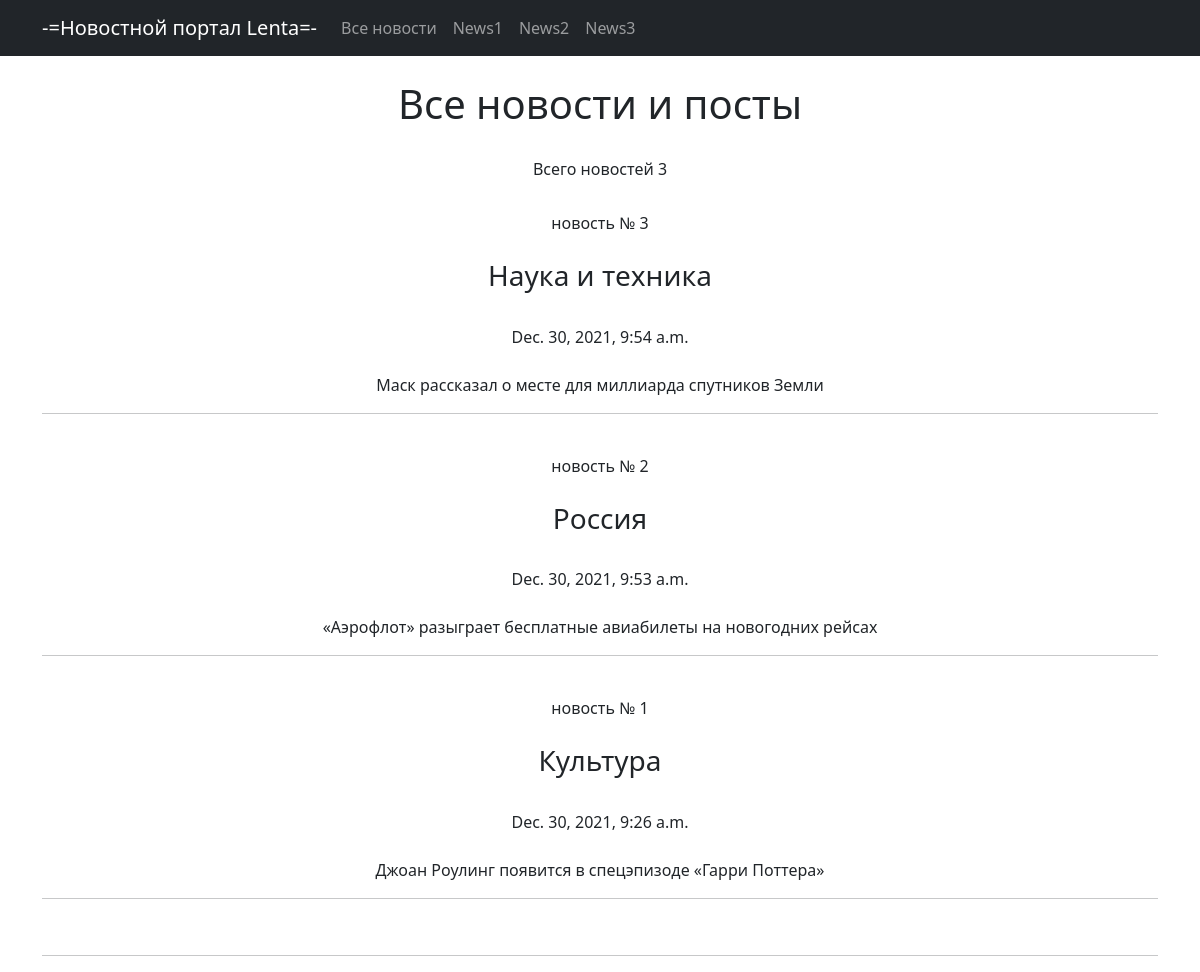
Page /news/ on the committed database.
### news/models.py (models this page shows, shortened)
class Post(models.Model):
    author = models.ForeignKey(Author, on_delete=models.CASCADE)
    NEWS = 'NW'
    ARTICLE = 'AR'
    CATEGORY_CHOICES = (
        (NEWS, 'Новость'),
        (ARTICLE, 'Статья'),
    )
    categoryType = models.CharField(max_length=2, choices=CATEGORY_CHOICES, default=ARTICLE)
    dateCreation = models.DateTimeField(auto_now_add=True)
    postCategory = models.ManyToManyField(Category, through='PostCategory')
    title = models.CharField(max_length=128)
    text = models.TextField()
    rating = models.SmallIntegerField(default=0)
    def __str__(self):
        return f'{self.title}'

### news/views.py (the view)
# urls.py: path('', PostsList.as_view()), # нужно представить этот класс в виде view. Для этого вызываем метод as_view
class PostsList(ListView):
    model = Post  # указываем модель, объекты которой мы будем выводить
    template_name = 'posts.html'  # указываем имя шаблона, в котором будет лежать HTML,
    context_object_name = 'posts'  # это имя списка, в котором будут лежать все объекты, его надо указать,
    queryset = Post.objects.order_by('-dateCreation')
    def get_context_data(self, **kwargs):
        context = super().get_context_data(**kwargs)
        context['time_now'] = datetime.utcnow()  # добавим переменную текущей даты time_now
        context['value1'] = "чувак зашел в кабинет" # добавим ещё одну пустую переменную, чтобы на её примере посмотреть работу
        return context

### news/templatetags/custom_filters.py (called while the page is built)
@register.filter(name='Censor')
def Censor(value, arg):
    value = value.replace("чувак", "ПАРЕНЬ")
    value = value.replace("шпора", "ШПАРГАЛКА")
    value = value.replace("офигенно", "ЗДОРОВО")
    return value

### news/templates/posts.html (shortened to what this page needs)
{% extends 'flatpages/default.html' %}
{% load custom_filters %}
{% block content %}
<br>
<h1>Все новости и посты</h1>
<br>
<h6>Всего новостей
{{ posts | length }}</h6>
{% if posts %}
{% for post in posts %}
<br>
новость №
{{ post.pk }}
<br>
<br>
<h3>{{ post }}</h3>
<br>
{{ post.dateCreation }}
<br>
<br>
{{ post.text | Censor:"" | truncatechars:150 }}
<br>
<hr>
{% endfor %}
{% else %}
<h3>Новостей нет!</h3>
{% endif %}
<br>
<hr>
{% endblock content %}

### news/templates/flatpages/default.html (shortened to what this page needs)
<!DOCTYPE html>
<html lang="en">
    <head>
        {% load static%}
        <link href="{% static 'css/styles.css' %}" rel="stylesheet" />
    </head>
    <body>
        <nav class="navbar navbar-expand-lg navbar-dark bg-dark static-top">
           <div class="container">
               <a class="navbar-brand" href="http://127.0.0.1:8000/news/">-=Новостной портал Lenta=-</a>
               <div class="collapse navbar-collapse" id="navbarResponsive">
                   <ul class="navbar-nav ml-auto">
                       <li class="nav-item active">
                       <li class="nav-item">
                           <a class="nav-link" href="http://127.0.0.1:8000/news">Все новости</a>
                       </li>
                        <li class="nav-item">
                           <a class="nav-link" href="http://127.0.0.1:8000/news/1">News1</a>
                       </li>
                        <li class="nav-item">
                           <a class="nav-link" href="http://127.0.0.1:8000/news/2">News2</a>
                       </li>
                        <li class="nav-item">
                           <a class="nav-link" href="http://127.0.0.1:8000/news/3">News3</a>
                       </li>
                   </ul>
               </div>
           </div>
        </nav>
        <div class="container">
           <div class="row">
               <div class="col-lg-12 text-center">
                   {% block content %}
                   {% endblock content %}
               </div>
           </div>
        </div>
    </body>
</html>

### rows in the picture
Post: pk "3", title "Наука и техника", dateCreation "Dec. 30, 2021, 9:54 a.m.", text|Censor "Маск рассказал о месте для миллиарда спутников Земли"
Post: pk "2", title "Россия", dateCreation "Dec. 30, 2021, 9:53 a.m.", text|Censor "«Аэрофлот» разыграет бесплатные авиабилеты на новогодних рейсах"
Post: pk "1", title "Культура", dateCreation "Dec. 30, 2021, 9:26 a.m.", text|Censor "Джоан Роулинг появится в спецэпизоде «Гарри Поттера»"

### other values in the picture
{{ posts | length }} "3"
